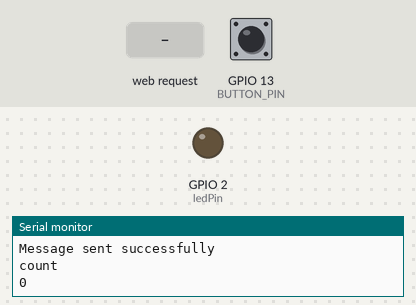
Recording of a sketch running on a simulated ESP32. Parts: output pins drawn as LEDs (lit = HIGH), the last lines printed to the serial monitor. The inputs (shaded band) are chosen by the test bench; at power-on: GPIO 13 (BUTTON_PIN) HIGH.

Above: at 2.8 s.
2.9 s: GPIO 13 (BUTTON_PIN) pulled LOW for 1.2 s
At 3.3 s:
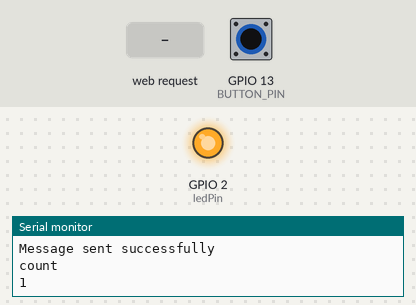
6.5 s: HTTP request GET /on received
At 7.7 s:
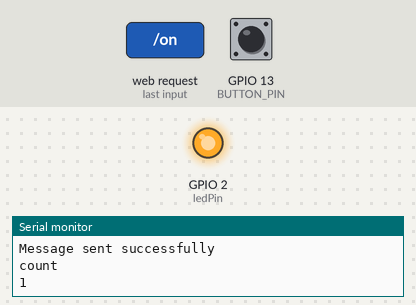
8.5 s: HTTP request GET /off received
At 10.2 s:
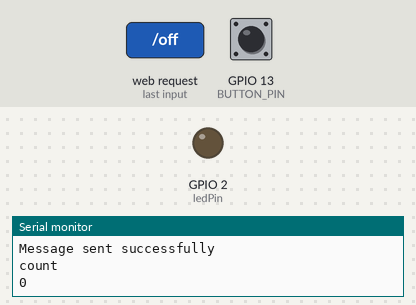
10.5 s: GPIO 13 (BUTTON_PIN) pulled LOW for 3.2 s
At 12.0 s:
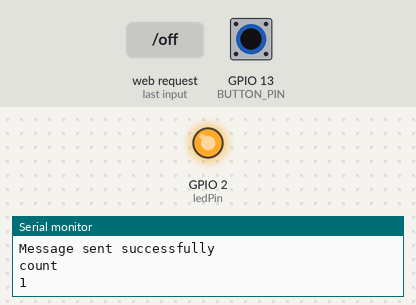
Timing chart, 0 to 15.5 s (numbered marks = the images above; inputs shaded):
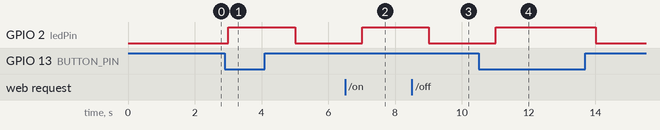

Measured:
- after the input at 2.9 s, GPIO 2 (ledPin): LOW → HIGH after 0.11 s, → LOW 2.0 s later
- after the input at 6.5 s, GPIO 2 (ledPin): LOW → HIGH after 0.51 s
- after the input at 8.5 s, GPIO 2 (ledPin): HIGH → LOW after 0.51 s
- after the input at 10.5 s, GPIO 2 (ledPin): LOW → HIGH after 0.51 s, → LOW 3.0 s later

The sketch:

ESP_A.ino
```cpp
#include <esp_now.h>
#include <WiFi.h>
#include <WebServer.h>

#define BUTTON_PIN 13  // Pin yang digunakan untuk tombol

int ledPin = 2;
int count = 0;
bool pumpState = false;
volatile bool buttonPressed = false;  // Variabel untuk menyimpan status tombol

uint8_t receiverMacAddress[] = {0xCC, 0x8D, 0xA2, 0x0C, 0xD9, 0x28}; // Replace with receiver's MAC address

String htmlON = R"rawliteral(
<!DOCTYPE html>
<html lang="en">
<head>
    <meta charset="UTF-8">
    <meta name="viewport" content="width=device-width, initial-scale=1.0">
    <title>Interactive Switch Button - On</title>
    <style>
    body {
        background: rgb(7, 22, 60);
        font-family: Arial, sans-serif;
        margin: 0;
        padding: 0;
        display: flex;
        flex-direction: column;
        align-items: center;
        justify-content: center;
        height: 100vh;
        overflow: hidden;
        color: #fff;
        text-align: center;
    }

    .background-text {
        font-size: 2.5rem;
        font-weight: bold;
        opacity: 0.5;
        z-index: -1;
        pointer-events: none;
        width: 90%;
        max-width: 800px;
        margin-bottom: 10px;
    }

    .sub-text {
        font-size: 1.2rem;
        opacity: 0.7;
        z-index: 1;
        pointer-events: none;
        width: 90%;
        max-width: 800px;
        margin-bottom: 30px;
    }

    .form-box {
        position: relative;
        margin-top: 50px;
    }

    .button-box {
        width: 220px;
        position: relative;
        border-radius: 30px;
        background: #fff;
        box-shadow: 0 0 15px rgba(0, 0, 0, 0.3);
        display: flex;
        justify-content: space-between;
    }

    .toggle-label {
        padding: 10px 40px;
        cursor: pointer;
        background: transparent;
        border: 0;
        outline: none;
        position: relative;
        text-align: center;
        z-index: 1;
        font-size: 1rem;
        color: #000;
    }

    #btn {
        position: absolute;
        top: 0;
        left: 0;
        width: 110px;
        height: 100%;
        background: #e6bc22;
        border-radius: 30px;
        transition: .5s;
        z-index: 0;
    }

    .description {
        margin-top: 30px;
        font-size: 1.5rem;
        opacity: 0.8;
    }
    </style>
</head>
<body>
    <div class="background-text">IoT Based Automatic Pressure Control for Biogas System</div>
    <div class="sub-text">(IoT-Based Automatic Pressure Control for Biogas System)</div>

    <div class="form-box">
        <div class="button-box">
            <div id="btn"></div>
            <label class="toggle-label" onclick="location.href='/off'">Off</label>
            <label class="toggle-label" onclick="location.href='/on'">On</label>
        </div>
    </div>

    <div class="description">Biogas Pump On.</div>
 </body>
 </html>
)rawliteral";

String htmlOFF = R"rawliteral(
<!DOCTYPE html>
<html lang="en">
<head>
    <meta charset="UTF-8">
    <meta name="viewport" content="width=device-width, initial-scale=1.0">
    <title>Interactive Switch Button - Off</title>
    <style>
    body {
        background: rgb(7, 22, 60);
        font-family: Arial, sans-serif;
        margin: 0;
        padding: 0;
        display: flex;
        flex-direction: column;
        align-items: center;
        justify-content: center;
        height: 100vh;
        overflow: hidden;
        color: #fff;
        text-align: center;
    }

    .background-text {
        font-size: 2.5rem;
        font-weight: bold;
        opacity: 0.5;
        z-index: -1;
        pointer-events: none;
        width: 90%;
        max-width: 800px;
        margin-bottom: 10px;
    }

    .sub-text {
        font-size: 1.2rem;
        opacity: 0.7;
        z-index: 1;
        pointer-events: none;
        width: 90%;
        max-width: 800px;
        margin-bottom: 30px;
    }

    .form-box {
        position: relative;
        margin-top: 50px;
    }

    .button-box {
        width: 220px;
        position: relative;
        border-radius: 30px;
        background: #fff;
        box-shadow: 0 0 15px rgba(0, 0, 0, 0.3);
        display: flex;
        justify-content: space-between;
    }

    .toggle-label {
        padding: 10px 40px;
        cursor: pointer;
        background: transparent;
        border: 0;
        outline: none;
        position: relative;
        text-align: center;
        z-index: 1;
        font-size: 1rem;
        color: #000;
    }

    #btn {
        position: absolute;
        top: 0;
        left: 0;
        width: 110px;
        height: 100%;
        background: #e6bc22;
        border-radius: 30px;
        transition: .5s;
        z-index: 0;
    }

    .description {
        margin-top: 30px;
        font-size: 1.5rem;
        opacity: 0.8;
    }
    </style>
</head>
<body>
    <div class="background-text">IoT Based Automatic Pressure Control for Biogas System</div>
    <div class="sub-text">(IoT-Based Automatic Pressure Control for Biogas System)</div>

    <div class="form-box">
        <div class="button-box">
            <div id="btn"></div>
            <label class="toggle-label" onclick="location.href='/off'">Off</label>
            <label class="toggle-label" onclick="location.href='/on'">On</label>
        </div>
    </div>

    <div class="description">Biogas Pump Off.</div>
</body>
</html>
)rawliteral";

// Create a WebServer object that listens on port 80
WebServer server(80);

void sendData(const char *message){
    esp_err_t result = esp_now_send(receiverMacAddress, (uint8_t *)message, strlen(message));

    if (result == ESP_OK) {
      Serial.println("Message sent successfully");
    } else {
      Serial.println("Error sending the message");
    }
}

// Function to handle the root URL "/"
void handleRoot() {
    server.send(200, "text/html", htmlOFF);
}

// Function to handle the "On" button press
void handleOn() {
    /*pumpState = true; // Set pump state to on
    Serial2.write(pumpState ? '1' : '0'); // Use updated port*/
    count = 1;
    Serial.println("Pump state set to ON");
    server.send(200, "text/html", htmlON);
}

// Function to handle the "Off" button press
void handleOff() {
    /*pumpState = false; // Set pump state to off
    Serial2.write(pumpState ? '1' : '0'); // Use updated port*/
    count = 0;
    Serial.println("Pump state set to OFF");
    server.send(200, "text/html", htmlOFF);
}

//Function Switch
void IRAM_ATTR handleButtonPress() {
  buttonPressed = true;  // Set flag ketika interrupt terjadi
}

void setup() {
  Serial.begin(115200);
  pinMode(ledPin, OUTPUT); // Set the GPIO pin as an output
  pinMode(BUTTON_PIN, INPUT_PULLUP);  // Menggunakan internal pull-up resistor
  attachInterrupt(digitalPinToInterrupt(BUTTON_PIN), handleButtonPress, CHANGE);  // Mengatur interrupt pada pin, dan trigger saat tombol ditekan
  // Setup Wi-Fi in Access Point mode
  WiFi.mode(WIFI_AP_STA);
  WiFi.softAP("ESP32-AP", "12345678");
  Serial.println("WiFi Access Point Started");
  // Initialize ESP-NOW
  if (esp_now_init() != ESP_OK) {
    Serial.println("Error initializing ESP-NOW");

    return;
  }

Serial.println(WiFi.softAPIP());

  // Add peer (receiver)
  esp_now_peer_info_t peerInfo;
  memcpy(peerInfo.peer_addr, receiverMacAddress, 6);
  peerInfo.channel = 0;
  peerInfo.encrypt = false;

  if (esp_now_add_peer(&peerInfo) != ESP_OK) {
    Serial.println("Failed to add peer");
    return;
  }
    // Define the root URL handler
    server.on("/", handleRoot);

    // Define the handlers for the buttons
    server.on("/on", handleOn);
    server.on("/off", handleOff);

    // Start the web server
    server.begin();
    Serial.println("Web server started");
}

void loop() {
  // Continuously handle client requests
  server.handleClient();
    if (buttonPressed) {
    Serial.println(count++);
    buttonPressed = false;  // Reset flag setelah interrupt diproses

  }
  if ((count%2)==1){
      pumpState = false;
      Serial.println("Nyala");
      sendData("1");
      digitalWrite(ledPin, HIGH); // Turn the LED on
    }else{
      count = 0;
      pumpState = true;
      Serial.println("Mati");
      sendData("0");
      digitalWrite(ledPin, LOW);
    }
    Serial.println("count");
    Serial.println(count);
  delay(1000);
}
```
